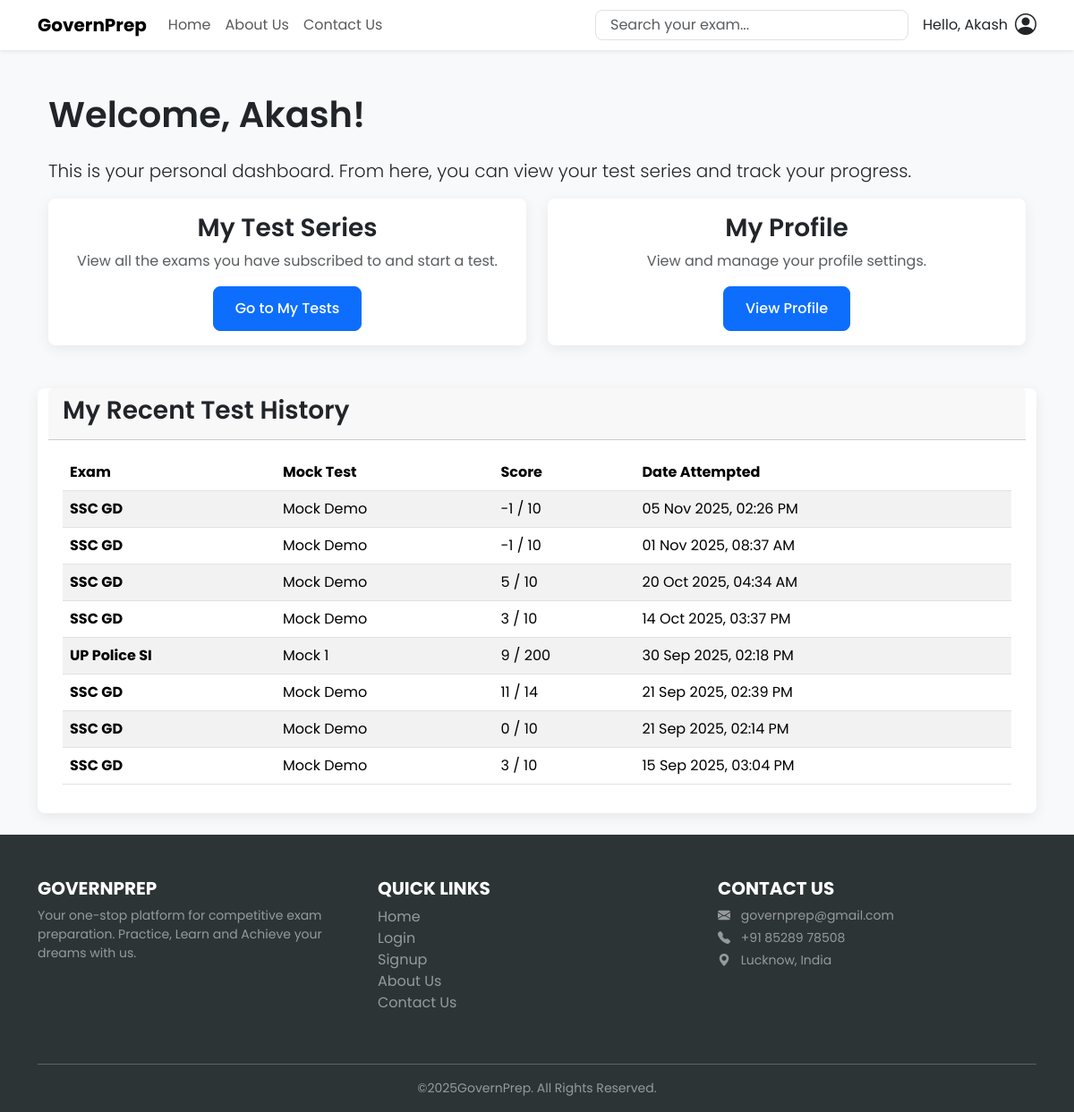
The page /accounts/dashboard/ (signed in) on the database its author committed.
### tests/models.py (models this page shows, shortened)
class TestResult(models.Model):
    user = models.ForeignKey(User, on_delete=models.CASCADE)
    mock_test = models.ForeignKey(MockTest, on_delete=models.CASCADE)
    score = models.IntegerField()
    total = models.IntegerField()
    timestamp = models.DateTimeField(auto_now_add=True)
    question_ids = models.JSONField(default=list)

class MockTest(models.Model):
    exam = models.ForeignKey(Exam, on_delete=models.CASCADE, related_name='mocktests')
    title = models.CharField(max_length=200)
    number_of_questions = models.IntegerField(default=100)
    duration_minutes = models.IntegerField(default=60)
    total_marks = models.IntegerField(default=100)
    negative_marks_per_question = models.DecimalField(max_digits=5, decimal_places=2, default=Decimal('0.25'))
    questions = models.ManyToManyField(Question, blank=True, related_name='mock_tests')

### exams/models.py (models this page shows, shortened)
class Exam(models.Model):
    category = models.ForeignKey(ExamCategory, on_delete=models.CASCADE, related_name='exams', null=True)
    title = models.CharField(max_length=200)
    description = models.TextField()
    logo_url = models.CharField(max_length=200, blank=True, null=True)
    subscribers = models.ManyToManyField(User, related_name='subscribed_exams', blank=True)

### users/views.py (the view)
# urls.py: path('dashboard/', views.dashboard_view, name='dashboard'),
@login_required
def dashboard_view(request):
    results = TestResult.objects.filter(user=request.user).order_by('-timestamp')
    context = {
        'results': results
    }
    return render(request, 'users/dashboard.html', context)

### templates/users/dashboard.html (shortened to what this page needs)
{% extends 'base.html' %}
{% block content %}
<div class="container">
    <h1 class="my-4">Welcome, {{ user.username }}!</h1>
    <p class="lead">This is your personal dashboard. From here, you can view your test series and track your progress.</p>
    <div class="row">
        <div class="col-md-6 mb-4">
            <div class="card h-100">
                <div class="card-body d-flex flex-column justify-content-center text-center">
                    <h3 class="card-title">My Test Series</h3>
                    <p class="text-muted">View all the exams you have subscribed to and start a test.</p>
                    <div class="mt-auto">
                        <a href="{% url 'test_series:my_tests' %}" class="btn btn-primary">Go to My Tests</a>
                    </div>
                </div>
            </div>
        </div>
<div class="col-md-6 mb-4">
    <div class="card h-100">
        <div class="card-body d-flex flex-column justify-content-center text-center">
            <h3 class="card-title">My Profile</h3>
            <p class="text-muted">View and manage your profile settings.</p>
            <div class="mt-auto">
                <a href="{% url 'users:profile' %}" class="btn btn-primary">View Profile</a>
            </div>
        </div>
    </div>
</div>
    <div class="card mt-4">
        <div class="card-header">
            <h3>My Recent Test History</h3>
        </div>
        <div class="card-body">
            {% if results %}
            <div class="table-responsive">
                <table class="table table-striped table-hover">
                    <thead>
                        <tr>
                            <th>Exam </th>
                            <th>Mock Test </th>
                            <th>Score</th>
                            <th>Date Attempted</th>
                        </tr>
                    </thead>
                    <tbody>
                        {% for result in results %}
                        <tr>
                            <td><strong>{{ result.mock_test.exam.title }}</strong></td>
                            <td>{{ result.mock_test.title }}</td>
                            <td>{{ result.score|floatformat:0 }} / {{ result.total }}</td>
                            <td>{{ result.timestamp|date:"d M Y, h:i A" }}</td>
                        </tr>
                        {% endfor %}
                    </tbody>
                </table>
            </div>
            {% else %}
            <p>You haven't attempted any tests yet.</p>
            {% endif %}
        </div>
    </div>
</div>
{% endblock %}

### templates/base.html (shortened to what this page needs)
{% load static %}
<!DOCTYPE html>
<html lang="en">
  <head>
    <link href="https://cdn.jsdelivr.net/npm/bootstrap@5.3.3/dist/css/bootstrap.min.css" rel="stylesheet" />
    <link rel="stylesheet" href="https://cdn.jsdelivr.net/npm/bootstrap-icons@1.10.5/font/bootstrap-icons.css" />
  </head>
  <body>
     <nav class="navbar navbar-expand-lg navbar-light bg-white shadow-sm sticky-top">
        <div class="container">
            <a class="navbar-brand fw-bold" href="{% url 'exams:home' %}">GovernPrep</a>
            <div class="collapse navbar-collapse" id="mainNav">
                <ul class="navbar-nav me-auto mb-2 mb-lg-0">
                    <li class="nav-item">
                        <a class="nav-link" href="{% url 'exams:home' %}">Home</a>
                    </li>
                    <li class="nav-item">
                        <a class="nav-link" href="{% url 'exams:about_us' %}">About Us</a>
                    </li>
                    <li class="nav-item">
                        <a class="nav-link" href="{% url 'exams:contact_us' %}">Contact Us</a>
                    </li>
                </ul>
                <div class="d-flex align-items-center me-2">
                    <input type="text" id="examSearch" class="form-control" placeholder="Search your exam..." onkeyup="filterCategories()">
                </div>
                    {% if user.is_authenticated %}
                        <div class="dropdown ms-2">
                            <a href="#" class="d-flex align-items-center text-dark text-decoration-none" id="dropdownUser" data-bs-toggle="dropdown" aria-expanded="false">
                                <span class="me-2"> Hello, {{ user.username }}</span>
                                <i class="bi bi-person-circle fs-4"></i>
                            </a>
                        </div>
                    {% else %}
                        <a href="{% url 'users:login' %}" class="btn btn-outline-secondary me-2">Login</a>
                        <a href="{% url 'users:signup' %}" class="btn btn-primary">Signup</a>
                    {% endif %}
                </div>
            </div>
    </nav>
    <main class="container py-4">
      {% block content %}{% endblock %}
    </main>
    <footer class="text-white pt-5 pb-3" style="background-color: var(--footer-bg);">
      <div class="container">
        <div class="row">
          <div class="col-md-4 mb-4">
            <h5 class="fw-bold text-uppercase">GovernPrep</h5>
            <p class="small text-white-50">Your one-stop platform for competitive exam preparation. Practice, Learn and Achieve your dreams with us.</p>
          </div>
          <div class="col-md-4 mb-4">
            <h5 class="fw-bold text-uppercase">Quick Links</h5>
            <ul class="list-unstyled">
              <li>
                <a href="/" class="text-white-50 text-decoration-none footer-link">Home</a>
              </li>
              <li>
                <a href="{% url 'users:login' %}" class="text-white-50 text-decoration-none footer-link">Login</a>
              </li>
              <li>
                <a href="{% url 'users:signup' %}" class="text-white-50 text-decoration-none footer-link">Signup</a>
              </li>
              <li>
                <a href="{% url 'exams:about_us' %}" class="text-white-50 text-decoration-none footer-link">About Us</a>
              </li>
              <li>
                <a href="{% url 'exams:contact_us' %}" class="text-white-50 text-decoration-none footer-link">Contact Us</a>
              </li>
            </ul>
          </div>
          <div class="col-md-4 mb-4">
            <h5 class="fw-bold text-uppercase">Contact Us</h5>
            <p class="small text-white-50 mb-1">
              <i class="bi bi-envelope-fill me-2"></i> governprep@gmail.com
            </p>
            <p class="small text-white-50 mb-1">
              <i class="bi bi-telephone-fill me-2"></i> +91 85289 78508
            </p>
            <p class="small text-white-50">
              <i class="bi bi-geo-alt-fill me-2"></i> Lucknow, India
            </p>
          </div>
        </div>
        <hr class="border-light-subtle" />
        <div class="text-center small text-white-50">
          &copy;{% now 'Y' %}GovernPrep. All Rights Reserved.
        </div>
      </div>
    </footer>
  </body>
</html>

### templates/base.html (style rules this page uses)
:root { --primary-color: #0d6efd; --heading-font: 'Poppins', sans-serif; --body-font: 'Poppins', sans-serif; --border-radius: 0.5rem; --box-shadow: 0 4px 15px rgba(0, 0, 0, 0.07); --footer-bg: #2d3436; }
body { font-family: var(--body-font); background-color: #f8f9fa; }
h1, h2, h3, h4, h5, h6 { font-family: var(--heading-font); font-weight: 600; }
.btn-primary { background-color: var(--primary-color); border-color: var(--primary-color); border-radius: var(--border-radius); font-weight: 500; padding: 0.75rem 1.5rem; transition: all 0.2s ease-in-out; }
.card { border: none; border-radius: var(--border-radius); box-shadow: var(--box-shadow); }
.form-control { border-radius: var(--border-radius); padding: 0.25rem 1rem; }
.footer-link { transition: color 0.2s ease-in-out, padding-left 0.2s ease-in-out; }

### rows shown on the page
TestResult: mock_test.exam "SSC GD", mock_test "Mock Demo", score "-1", total "10", timestamp "05 Nov 2025, 02:26 PM"
TestResult: mock_test.exam "SSC GD", mock_test "Mock Demo", score "-1", total "10", timestamp "01 Nov 2025, 08:37 AM"
TestResult: mock_test.exam "SSC GD", mock_test "Mock Demo", score "5", total "10", timestamp "20 Oct 2025, 04:34 AM"
TestResult: mock_test.exam "SSC GD", mock_test "Mock Demo", score "3", total "10", timestamp "14 Oct 2025, 03:37 PM"
TestResult: mock_test.exam "UP Police SI", mock_test "Mock 1", score "9", total "200", timestamp "30 Sep 2025, 02:18 PM"
TestResult: mock_test.exam "SSC GD", mock_test "Mock Demo", score "11", total "14", timestamp "21 Sep 2025, 02:39 PM"
TestResult: mock_test.exam "SSC GD", mock_test "Mock Demo", score "0", total "10", timestamp "21 Sep 2025, 02:14 PM"
TestResult: mock_test.exam "SSC GD", mock_test "Mock Demo", score "3", total "10", timestamp "15 Sep 2025, 03:04 PM"

### other values the page prints
{{ user.username }} "Akash"
